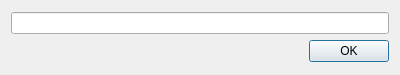
<?xml version="1.0" encoding="UTF-8"?>
<ui version="4.0">
 <class>DialogforStreaming</class>
 <widget class="QDialog" name="DialogforStreaming">
  <property name="geometry">
   <rect>
    <x>0</x>
    <y>0</y>
    <width>400</width>
    <height>75</height>
   </rect>
  </property>
  <property name="windowTitle">
   <string>Dialog</string>
  </property>
  <layout class="QGridLayout" name="gridLayout_2">
   <item row="0" column="0">
    <layout class="QGridLayout" name="gridLayout">
     <item row="1" column="1">
      <widget class="QPushButton" name="pushOk">
       <property name="text">
        <string>OK</string>
       </property>
      </widget>
     </item>
     <item row="1" column="0">
      <spacer name="horizontalSpacer">
       <property name="orientation">
        <enum>Qt::Horizontal</enum>
       </property>
       <property name="sizeHint" stdset="0">
        <size>
         <width>40</width>
         <height>20</height>
        </size>
       </property>
      </spacer>
     </item>
     <item row="0" column="0" colspan="2">
      <widget class="QLineEdit" name="lineEdit"/>
     </item>
    </layout>
   </item>
  </layout>
 </widget>
 <resources/>
 <connections/>
</ui>
